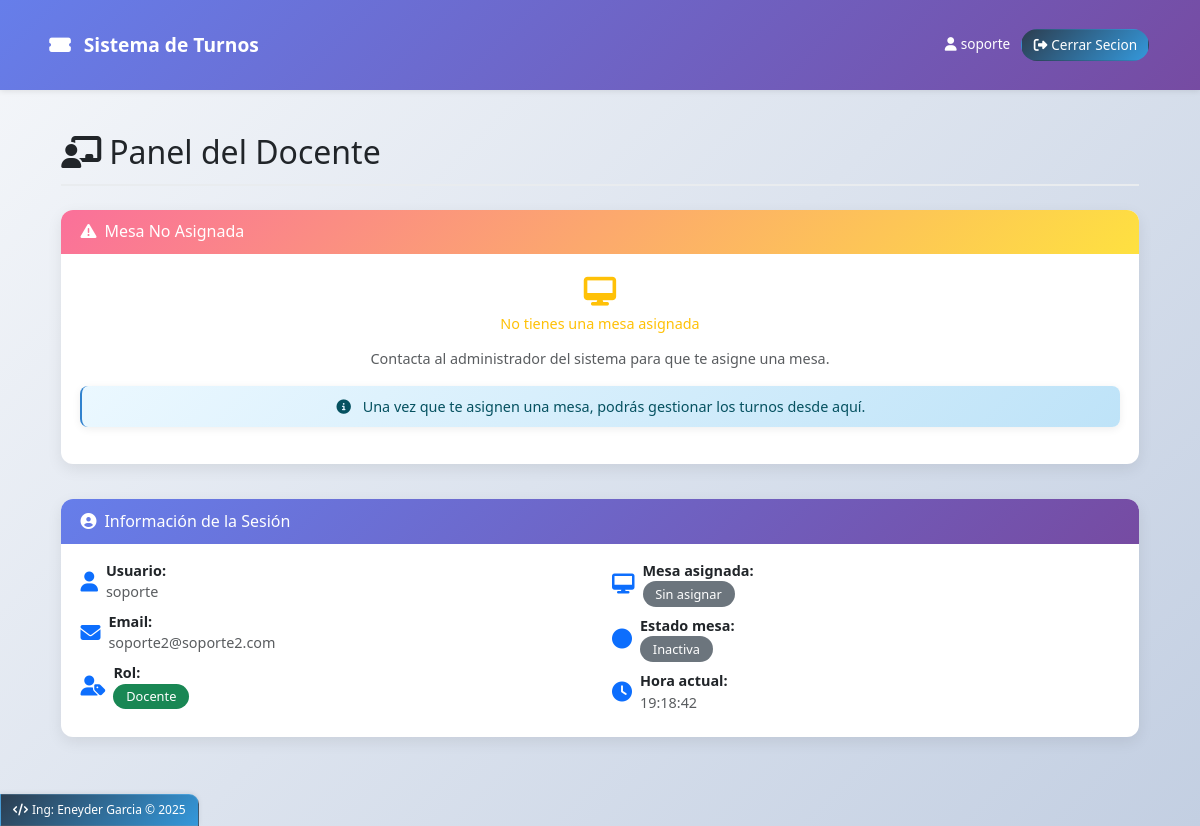
/docente/dashboard (signed in), run on the app's committed database.
### models.py (models this page shows)
class Usuario(db.Model):
    __tablename__ = 'usuario'
    id = db.Column(db.Integer, primary_key=True)
    nombre = db.Column(db.String(100), nullable=False)
    email = db.Column(db.String(100), unique=True, nullable=False)
    password = db.Column(db.String(100), nullable=False)
    rol = db.Column(db.String(20), nullable=False)
    activo = db.Column(db.Boolean, default=True)
    def to_dict(self):
        return {
            'id': self.id,
            'nombre': self.nombre,
            'email': self.email,
            'rol': self.rol,
            'activo': self.activo,
            'mesa_id': self.mesa_asignada.id if self.mesa_asignada else None,
            'mesa': self.mesa_asignada.numero if self.mesa_asignada else None
        }

### app.py (the view)
@app.route('/docente/dashboard')
@login_required
@docente_required
def docente_dashboard():
    if 'usuario' not in session:
        return redirect(url_for('login'))
    usuario_actual = session['usuario']
    usuario = Usuario.query.get(usuario_actual['id'])
    if not usuario:
        flash('Usuario no encontrado', 'danger')
        return redirect(url_for('logout'))
    mesa = None
    mesa_asignada = Mesa.query.filter_by(docente_id=usuario.id, eliminada=False).first()
    if mesa_asignada:
        mesa = mesa_asignada
    ultimos_turnos = []
    if mesa:
        ultimos_turnos = TurnoGeneral.query.filter_by(mesa_id=mesa.id)\
            .order_by(TurnoGeneral.numero_turno.desc())\
            .limit(5)\
            .all()
    return render_template('docente/dashboard.html',
                         mesa=mesa.to_dict() if mesa else None,
                         usuario=usuario.to_dict(),
                         ultimos_turnos=ultimos_turnos)

### app.py (called while the page is built, shortened)
@app.context_processor
def inject_now():
    return {'now': datetime.now()}

def login_required(f):
    @wraps(f)
    def decorated_function(*args, **kwargs):
        if 'usuario' not in session:
            flash('Debes iniciar sesión para acceder a esta página', 'warning')
            return redirect(url_for('login'))
        return f(*args, **kwargs)
    return decorated_function

def docente_required(f):
    @wraps(f)
    def decorated_function(*args, **kwargs):
        if 'usuario' not in session or session['usuario'].get('rol') != 'docente':
            flash('No tienes permisos para acceder a esta página', 'danger')
            return redirect(url_for('index'))
        return f(*args, **kwargs)
    return decorated_function

def inicializar_base_datos():
    with app.app_context():
        db.create_all()

@app.before_request
def create_tables():
    inicializar_base_datos()

### templates/docente/dashboard.html (shortened to what this page needs)
{% extends "base.html" %}
{% block content %}
<div class="container-fluid">
    <div class="teacher-header">
        <div class="d-flex flex-column">
            <h2 class="mb-1"><i class="fas fa-chalkboard-teacher me-2"></i>Panel del Docente</h2>
        </div>
    </div>
    {% if mesa %}
    <div class="row justify-content-center">
        <div class="col-md-6 col-lg-5 mb-3">
            <div class="card border-0 h-100">
                <div class="card-header">
                    <h6 class="card-title mb-0">
                        <i class="fas fa-desktop me-2"></i>Mi Mesa Asignada
                    </h6>
                </div>
                <div class="card-body text-center py-3">
                    <div class="floating-icon mb-2">
                        <i class="fas fa-desktop small-icon text-primary"></i>
                    </div>
                    <div class="mb-2">
                        <span class="display-4 text-primary fw-bold">Mesa {{ mesa.numero }}</span>
                    </div>
                    <div class="d-flex justify-content-around mb-2">
                        <div class="text-center">
                            <small class="text-muted d-block mb-1 compact-info">Estado</small>
                            {% if mesa.activa %}
                            <span class="badge bg-success pulse">Activa</span>
                            {% else %}
                            <span class="badge bg-secondary">Inactiva</span>
                            {% endif %}
                        </div>
                        <div class="text-center">
                            <small class="text-muted d-block mb-1 compact-info">Último Turno Avanzado</small>
                            <span class="badge bg-info fs-6 d-block mt-1" id="mi-ultimo-turno">{{ mesa.turno_actual }}</span>
                        </div>
                    </div>
                </div>
            </div>
        </div>
        <div class="col-md-6 col-lg-5 mb-3">
            <div class="card card-success border-0 h-100">
                <div class="card-header">
                    <h6 class="card-title mb-0">
                        <i class="fas fa-ticket-alt me-2"></i>Gestión de Turnos
                    </h6>
                </div>
                <div class="card-body text-center py-3">
                    <div class="mb-3">
                        <i class="fas fa-ticket-alt small-icon text-success mb-2 floating-icon"></i>
                        <h5 class="text-success mb-2 compact-info">Último Turno General</h5>
                        <div class="display-4 fw-bold text-success" id="turno-actual-general">{{ ultimo_turno_general }}</div>
                    </div>
                    <button class="btn btn-primary w-100 mb-2 py-2" onclick="avanzarTurno({{ mesa.id }})">
                        <i class="fas fa-forward me-2"></i>Siguiente Turno
                    </button>
                </div>
            </div>
        </div>
    </div>
    {% else %}
    <div class="row">
        <div class="col-12">
            <div class="card card-warning border-0">
                <div class="card-header">
                    <h6 class="card-title mb-0">
                        <i class="fas fa-exclamation-triangle me-2"></i>Mesa No Asignada
                    </h6>
                </div>
                <div class="card-body text-center py-4">
                    <div class="mb-3">
                        <i class="fas fa-desktop small-icon text-warning mb-2 floating-icon"></i>
                        <h4 class="text-warning compact-info">No tienes una mesa asignada</h4>
                    </div>
                    <p class="mb-3 text-muted compact-info">
                        Contacta al administrador del sistema para que te asigne una mesa.
                    </p>
                    <div class="alert alert-info compact-info">
                        <i class="fas fa-info-circle me-2"></i>
                        Una vez que te asignen una mesa, podrás gestionar los turnos desde aquí.
                    </div>
                </div>
            </div>
        </div>
    </div>
    {% endif %}
    <div class="row mt-3">
        <div class="col-12">
            <div class="card card-secondary border-0">
                <div class="card-header">
                    <h6 class="card-title mb-0">
                        <i class="fas fa-user-circle me-2"></i>Información de la Sesión
                    </h6>
                </div>
                <div class="card-body py-3">
                    <div class="row">
                        <div class="col-md-6 mb-2">
                            <div class="d-flex align-items-center mb-2">
                                <i class="fas fa-user fa-lg text-primary me-2"></i>
                                <div class="compact-info">
                                    <strong>Usuario:</strong><br>
                                    <span class="text-muted">{{ usuario.nombre }}</span>
                                </div>
                            </div>
                            <div class="d-flex align-items-center mb-2">
                                <i class="fas fa-envelope fa-lg text-primary me-2"></i>
                                <div class="compact-info">
                                    <strong>Email:</strong><br>
                                    <span class="text-muted">{{ usuario.email }}</span>
                                </div>
                            </div>
                            <div class="d-flex align-items-center">
                                <i class="fas fa-user-tag fa-lg text-primary me-2"></i>
                                <div class="compact-info">
                                    <strong>Rol:</strong><br>
                                    <span class="badge bg-success">Docente</span>
                                </div>
                            </div>
                        </div>
                        <div class="col-md-6 mb-2">
                            <div class="d-flex align-items-center mb-2">
                                <i class="fas fa-desktop fa-lg text-primary me-2"></i>
                                <div class="compact-info">
                                    <strong>Mesa asignada:</strong><br>
                                    {% if mesa %}
                                    <span class="badge bg-primary">Mesa {{ mesa.numero }}</span>
                                    {% else %}
                                    <span class="badge bg-secondary">Sin asignar</span>
                                    {% endif %}
                                </div>
                            </div>
                            <div class="d-flex align-items-center mb-2">
                                <i class="fas fa-circle fa-lg text-primary me-2"></i>
                                <div class="compact-info">
                                    <strong>Estado mesa:</strong><br>
                                    {% if mesa and mesa.activa %}
                                    <span class="badge bg-success">Activa</span>
                                    {% else %}
                                    <span class="badge bg-secondary">Inactiva</span>
                                    {% endif %}
                                </div>
                            </div>
                            <div class="d-flex align-items-center">
                                <i class="fas fa-clock fa-lg text-primary me-2"></i>
                                <div class="compact-info">
                                    <strong>Hora actual:</strong><br>
                                    <span class="text-muted" id="hora-actual">{{ now.strftime('%H:%M:%S') }}</span>
                                </div>
                            </div>
                        </div>
                    </div>
                </div>
            </div>
        </div>
    </div>
</div>
{% endblock %}

### templates/base.html (shortened to what this page needs)
<!DOCTYPE html>
<html lang="es">
<head>
    <link href="https://cdn.jsdelivr.net/npm/bootstrap@5.3.0/dist/css/bootstrap.min.css" rel="stylesheet">
    <link rel="stylesheet" href="https://cdnjs.cloudflare.com/ajax/libs/font-awesome/6.4.0/css/all.min.css">
</head>
<body>
    <nav class="navbar navbar-expand-lg navbar-dark">
        <div class="container">
            <a class="navbar-brand" href="{{ url_for('index') }}">
                <i class="fas fa-ticket-alt me-2"></i>
                Sistema de Turnos
            </a>
            <div class="collapse navbar-collapse" id="navbarNav">
                <ul class="navbar-nav ms-auto">
                    {% if session.usuario %}
                        <li class="nav-item">
                            <span class="nav-link text-white" style="border: none !important; background: none !important; padding: 0.3rem 0.5rem !important;">
                                <i class="fas fa-user me-1"></i>{{ session.usuario.nombre }}
                            </span>
                        </li>
                        <li class="nav-item">
                            <a class="nav-link nav-link-dark" href="{{ url_for('logout') }}">
                                <i class="fas fa-sign-out-alt me-1"></i>Cerrar Secion
                            </a>
                        </li>
                    {% endif %}
                </ul>
            </div>
        </div>
    </nav>
    <main class="container mt-3 fade-in">
        {% block content %}{% endblock %}
    </main>
    <footer class="custom-footer">
        <p class="mb-0">
            <i class="fas fa-code me-1"></i>Ing: Eneyder Garcia &copy; <span id="current-year"></span>
        </p>
    </footer>
</body>
</html>

### templates/base.html (style rules this page uses)
:root { --primary-gradient: linear-gradient(135deg, #667eea 0%, #764ba2 100%); --secondary-gradient: linear-gradient(135deg, #f093fb 0%, #f5576c 100%); --success-gradient: linear-gradient(135deg, #4facfe 0%, #00f2fe 100%); --dark-gradient: linear-gradient(135deg, #2c3e50 0%, #3498db 100%); }
body { display: flex; flex-direction: column; min-height: 100vh; position: relative; padding-bottom: 50px; background: linear-gradient(135deg, #f5f7fa 0%, #c3cfe2 100%); font-family: 'Segoe UI', Tahoma, Geneva, Verdana, sans-serif; }
main { flex: 1; }
.navbar { background: var(--primary-gradient) !important; box-shadow: 0 1px 6px rgba(0, 0, 0, 0.1); padding: 0.4rem 0; }
.navbar-brand { font-weight: 700; font-size: 1.2rem; }
.nav-link { font-weight: 500; padding: 0.3rem 0.7rem !important; border-radius: 18px; margin: 0 0.1rem; transition: all 0.2s ease; border: 1.5px solid transparent; font-size: 0.85rem; }
.nav-link-dark { background: var(--dark-gradient); color: white !important; }
.nav-link { position: relative; overflow: hidden; }
.nav-link::before { content: ''; position: absolute; top: 0; left: -100%; width: 100%; height: 100%; background: linear-gradient(90deg, transparent, rgba(255, 255, 255, 0.15), transparent); transition: 0.3s; }
.alert { border: none; border-radius: 8px; box-shadow: 0 2px 8px rgba(0, 0, 0, 0.07); border-left: 2px solid; padding: 0.6rem 0.9rem; margin-bottom: 0.8rem; font-size: 0.9rem; }
.alert-info { border-left-color: #3182ce; background: linear-gradient(135deg, #ebf8ff 0%, #bee3f8 100%); }
.custom-footer { position: fixed; left: 0; bottom: 0; width: auto; background: var(--dark-gradient); padding: 6px 12px; border-top-right-radius: 10px; box-shadow: 0 -1px 5px rgba(0, 0, 0, 0.08); z-index: 1000; border: 1px solid rgba(255, 255, 255, 0.1); }
.custom-footer p { margin: 0; font-size: 0.75rem; color: white; font-weight: 500; }
.container { padding: 1.2rem; }
.fade-in { animation: fadeIn 0.3s ease-out; }

### templates/docente/dashboard.html (style rules this page uses)
:root { --primary-gradient: linear-gradient(135deg, #667eea 0%, #764ba2 100%); --success-gradient: linear-gradient(135deg, #56ab2f 0%, #a8e063 100%); --info-gradient: linear-gradient(135deg, #4facfe 0%, #00f2fe 100%); --warning-gradient: linear-gradient(135deg, #fa709a 0%, #fee140 100%); --highlight-color: #e74c3c; }
.teacher-header { background: none; padding: 0.5rem 0; margin-bottom: 1.5rem; border-bottom: 2px solid #e9ecef; position: relative; }
.card { border: none; border-radius: 12px; box-shadow: 0 5px 15px rgba(0, 0, 0, 0.08); transition: transform 0.3s ease, box-shadow 0.3s ease; overflow: hidden; margin-bottom: 1.2rem; }
.card-header { border: none; padding: 0.8rem 1.2rem; font-weight: 600; background: linear-gradient(135deg, #6a11cb 0%, #2575fc 100%); color: white; font-size: 0.95rem; }
.card-warning .card-header { background: var(--warning-gradient); }
.card-secondary .card-header { background: linear-gradient(135deg, #667eea 0%, #764ba2 100%); }
.card-body { padding: 1.2rem; }
.badge { font-weight: 500; border-radius: 15px; padding: 0.4rem 0.8rem; font-size: 0.8rem; }
.floating-icon { animation: float 3s infinite ease-in-out; }
.small-icon { font-size: 1.8rem !important; }
.compact-info { font-size: 0.9rem; }

### data on the page
Usuario: usuario.nombre "soporte", nombre "soporte", email "soporte2@soporte2.com"
